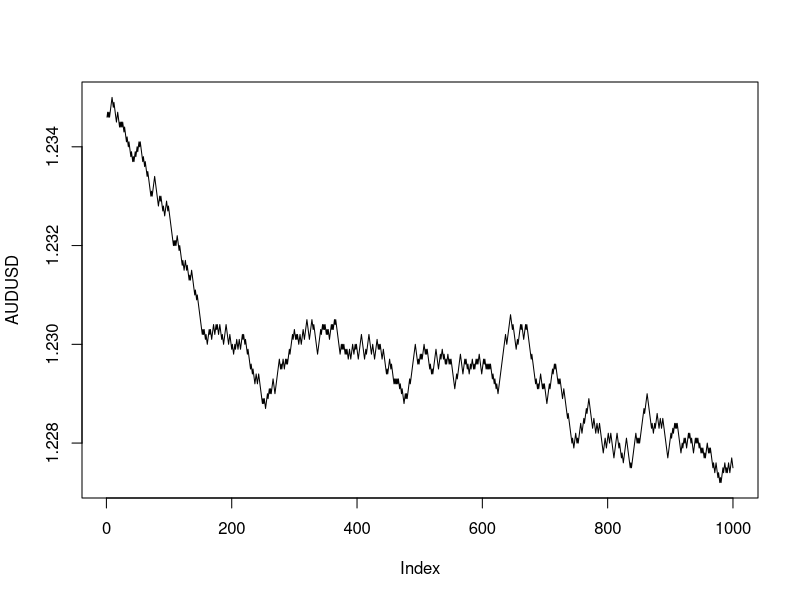

Generate this figure with R:
## ---- chunk 1
knitr::opts_chunk$set(echo = TRUE)
## ---- chunk 2
x <- 1
class(x)
 
y <- "Hello World"
class(y)
 
z <- TRUE
class(z)
 
as.integer(z)
## ---- chunk 3
randomWalk <- function(N)(cumsum(ifelse(rbinom(prob = 0.5, size = 1, N) == 0,-1,1)))
AUDUSD <- 1.2345 + randomWalk(1000)*.0001
plot(AUDUSD, type = 'l')
